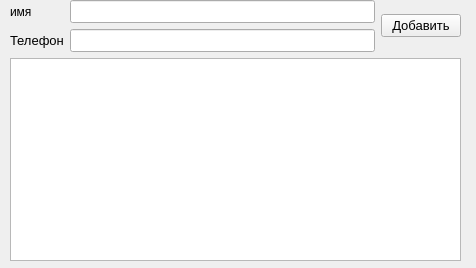
<?xml version="1.0" encoding="UTF-8"?>
<ui version="4.0">
 <class>Form</class>
 <widget class="QWidget" name="Form">
  <property name="geometry">
   <rect>
    <x>0</x>
    <y>0</y>
    <width>476</width>
    <height>268</height>
   </rect>
  </property>
  <property name="windowTitle">
   <string>Form</string>
  </property>
  <widget class="QWidget" name="gridLayoutWidget_2">
   <property name="geometry">
    <rect>
     <x>10</x>
     <y>0</y>
     <width>451</width>
     <height>261</height>
    </rect>
   </property>
   <layout class="QGridLayout" name="gridLayout_2">
    <item row="0" column="0">
     <layout class="QGridLayout" name="gridLayout">
      <item row="2" column="0">
       <widget class="QLabel" name="label_2">
        <property name="font">
         <font>
          <pointsize>10</pointsize>
         </font>
        </property>
        <property name="text">
         <string>Телефон</string>
        </property>
       </widget>
      </item>
      <item row="0" column="1">
       <widget class="QLineEdit" name="name">
        <property name="font">
         <font>
          <pointsize>10</pointsize>
         </font>
        </property>
       </widget>
      </item>
      <item row="2" column="1">
       <widget class="QLineEdit" name="phone">
        <property name="font">
         <font>
          <pointsize>10</pointsize>
         </font>
        </property>
       </widget>
      </item>
      <item row="0" column="0">
       <widget class="QLabel" name="label">
        <property name="font">
         <font>
          <pointsize>9</pointsize>
         </font>
        </property>
        <property name="text">
         <string>имя</string>
        </property>
       </widget>
      </item>
     </layout>
    </item>
    <item row="0" column="1">
     <widget class="QPushButton" name="add">
      <property name="font">
       <font>
        <pointsize>10</pointsize>
       </font>
      </property>
      <property name="text">
       <string>Добавить</string>
      </property>
     </widget>
    </item>
    <item row="1" column="0" colspan="2">
     <widget class="QListWidget" name="numbers"/>
    </item>
   </layout>
  </widget>
 </widget>
 <resources/>
 <connections/>
</ui>
